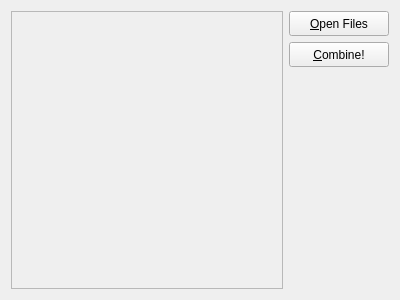
<?xml version="1.0" encoding="UTF-8"?>
<ui version="4.0">
 <class>TestCombiner</class>
 <widget class="QWidget" name="TestCombiner">
  <property name="geometry">
   <rect>
    <x>0</x>
    <y>0</y>
    <width>400</width>
    <height>300</height>
   </rect>
  </property>
  <property name="windowTitle">
   <string>Test Combiner</string>
  </property>
  <layout class="QHBoxLayout" name="horizontalLayout">
   <item>
    <widget class="QScrollArea" name="scrollArea">
     <property name="widgetResizable">
      <bool>true</bool>
     </property>
     <widget class="QWidget" name="scrollAreaWidgetContents">
      <property name="geometry">
       <rect>
        <x>0</x>
        <y>0</y>
        <width>272</width>
        <height>280</height>
       </rect>
      </property>
      <layout class="QVBoxLayout" name="verticalLayout_3">
       <item>
        <layout class="QVBoxLayout" name="fileNamesLayout">
         <item>
          <spacer name="verticalSpacer_2">
           <property name="orientation">
            <enum>Qt::Vertical</enum>
           </property>
           <property name="sizeHint" stdset="0">
            <size>
             <width>20</width>
             <height>40</height>
            </size>
           </property>
          </spacer>
         </item>
        </layout>
       </item>
      </layout>
     </widget>
    </widget>
   </item>
   <item>
    <layout class="QVBoxLayout" name="verticalLayout">
     <item>
      <widget class="QPushButton" name="openFilesButton">
       <property name="minimumSize">
        <size>
         <width>100</width>
         <height>25</height>
        </size>
       </property>
       <property name="text">
        <string>&amp;Open Files</string>
       </property>
      </widget>
     </item>
     <item>
      <widget class="QPushButton" name="combineButton">
       <property name="minimumSize">
        <size>
         <width>100</width>
         <height>25</height>
        </size>
       </property>
       <property name="text">
        <string>&amp;Combine!</string>
       </property>
      </widget>
     </item>
     <item>
      <spacer name="verticalSpacer">
       <property name="orientation">
        <enum>Qt::Vertical</enum>
       </property>
       <property name="sizeHint" stdset="0">
        <size>
         <width>20</width>
         <height>40</height>
        </size>
       </property>
      </spacer>
     </item>
    </layout>
   </item>
  </layout>
 </widget>
 <resources/>
 <connections/>
</ui>
